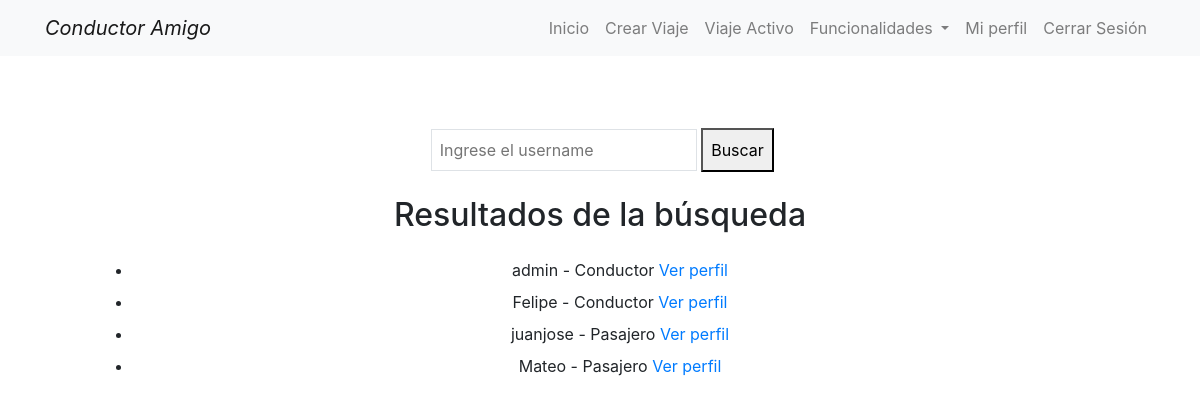
The app's page /usuarios/busqueda_usuarios/ (signed in), older data.
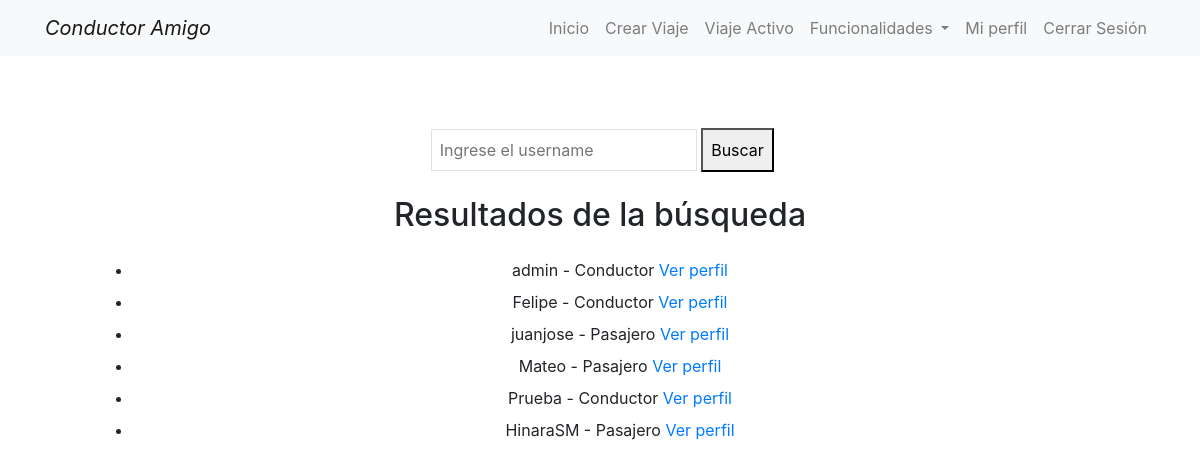
The same page, newer data.
### usuarios/models.py (models this page shows, shortened)
class Usuario(AbstractBaseUser):
    username = models.CharField('Nombre de usuario',
                                unique=True,
                                max_length=100)
    nombres = models.CharField('Nombres',
                               max_length=200,
                               blank=True)
    apellidos = models.CharField('Apellidos',
                                 max_length=200,
                                 blank=True)
    nacimiento = models.DateField('Fecha de Nacimiento')
    email = models.EmailField('Correo Electrónico',
                              max_length=254,
                              unique=True,
                              null=False)
    direccion = models.CharField('Dirección', max_length=200, blank=True)
    usuario_administrador = models.BooleanField(default=False)
    foto_usuario = models.ImageField('Foto de Usuario',
                                     upload_to='perfil/',
                                     blank=True)
    foto_carnet = models.ImageField('Foto de Carnet',
                                    upload_to='carnet/',
                                    blank=True)
    foto_licencia_conducir = models.ImageField('Foto de Licencia de Conducir',
                                               upload_to='licencia/',
                                               blank=True)
    rol = models.ForeignKey("usuarios.Role",
                            verbose_name=("Rol"),
                            on_delete=models.CASCADE,
                            default=1)
    is_superuser = models.BooleanField(default=False)
    privacidad = models.BooleanField('Acepta políticas de privacidad',
                                     default=False)
    INCAPACIDAD_CHOICES = [
        ('ninguna', 'Ninguna'),
        ('silla_de_ruedas', 'Silla de ruedas'),
        ('muletas', 'Muletas'),
        ('vision_reducida', 'Visión reducida'),
    ]
    incapacidad = models.CharField(
        'Incapacidad',
        max_length=15,
        choices=INCAPACIDAD_CHOICES,
        default='ninguna'  # Valor predeterminado: Ninguna
    )
    bibliografia = models.TextField(
        'Bibliografía',
        blank=True
        )
    calificacion = models.DecimalField(
        'Calificación',
        default=5,
        max_digits=3,
        decimal_places=1,
        validators=[
            MinValueValidator(1),
            MaxValueValidator(5)
            ]
        )
    USERNAME_FIELD = 'username'
    objects = UsuarioManager()
    REQUIRED_FIELDS = ['email', 'nombres', 'apellidos', 'privacidad']
    @property
    def is_staff(self):
        """
        Verifica si el usuario es miembro del personal.

        Returns:
            bool: True si el usuario es miembro del personal, False en caso contrario.
        """
        return self.usuario_administrador
    promedio_manejo = models.FloatField(default=0)
    promedio_higiene = models.FloatField(default=0)
    promedio_charla = models.FloatField(default=0)
    promedio_puntualidad = models.FloatField(default=0)
    promedio_general = models.FloatField(default=0)

class Role(models.Model):
    name = models.CharField(max_length=50, unique=True)
    def __str__(self):
        return self.name

### usuarios/views.py (the view)
# urls.py: path("busqueda_usuarios/", views.buscar_usuario, name="busqueda"),
@login_required
def buscar_usuario(request):
    username = request.GET.get('username', '')
    users = Usuario.objects.filter(username__icontains=username)
    return render(request, 'pasajeros/busqueda_usuarios.html', {'users': users})

### usuarios/templates/pasajeros/busqueda_usuarios.html (shortened to what this page needs)
{% extends 'layouts/layout.html' %}
{% block content %}
<div class="flex items-center justify-center h-screen">
    <div class="bg-blue-200 p-5 rounded-lg text-center">
        <form method="get" action="{% url 'busqueda' %}" class="mb-4">
            <input type="text" name="username" value="{{ request.GET.username }}" placeholder="Ingrese el username" class="border p-2 w-full">
            <button type="submit" class="bg-black-500 p-2 text-black font-semibold hover:bg-black-800 transition-colors">Buscar</button>
        </form>
        <h2 class="text-2xl font-bold mb-4">Resultados de la búsqueda</h2>
        {% if users %}
            <ul>
                {% for user in users %}
                    <li class="mb-2">{{ user.username }} - {{ user.rol }}
                        <a href="{% url 'profile' username=user.username %}" class="text-blue-500 hover:underline">Ver perfil</a>
                    </li>
                {% endfor %}
            </ul>
        {% else %}
            <p>No se encontraron resultados.</p>
        {% endif %}
    </div>
</div>
{% endblock %}

Row changes from the older to the newer data that the page shows:
added Usuario: username "Prueba", rol "Conductor"
added Usuario: username "HinaraSM", rol "Pasajero"
